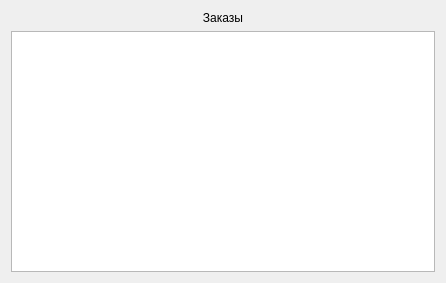
<ui version="4.0" >
 <class>CRoutesView</class>
 <widget class="QWidget" name="CRoutesView" >
  <property name="geometry" >
   <rect>
    <x>0</x>
    <y>0</y>
    <width>446</width>
    <height>283</height>
   </rect>
  </property>
  <property name="windowTitle" >
   <string>Form</string>
  </property>
  <layout class="QVBoxLayout" >
   <item>
    <widget class="QLabel" name="label" >
     <property name="text" >
      <string>Заказы</string>
     </property>
     <property name="alignment" >
      <set>Qt::AlignCenter</set>
     </property>
    </widget>
   </item>
   <item>
    <widget class="QTreeView" name="m_view" />
   </item>
  </layout>
 </widget>
 <resources/>
 <connections/>
</ui>
